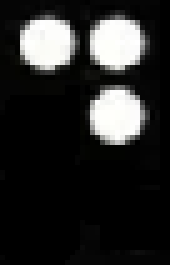
#> input picture Principal/alfabeto/d.png, 34 x 53 px (shown 5 times larger); its folder holds only this picture in this run
$ python main.py
#> lines starting #> are read from the running program, lines starting #| are printed output that depends on the picture; after the words box and inside, x2 and y2 are one past the last pixel; in counts of white or black regions, pixels touching at a corner belong together
#> the answer given: alfabeto/d.png
#> in main, img is the input picture: shape (53, 34, 4); mean R, G, B, A 40.9, 41, 40.4, 255
#> the answer given: 100
#> the answer given: 3
#> the answer given: 3
#> the answer given: 3
### Principal/preProcess.py
import numpy as np
from skimage import morphology

# ajusta o padding das imagens para possuirem o mesmo tamanho
# [21 lines left out: function equal_size, not called in this run]

# converte uma imagem RGB para escala de cinza (matriz 2d)
def convert_gray_scale(img):
    if len(img) == 2:
        return img

    gray_img = img.sum(axis=2) / 3
    return gray_img.astype(np.uint8)
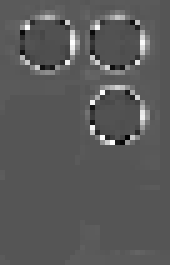
#> returned value: shape (53, 34) (shown 5 times larger); min 1, max 255, mean 89.6

# retorna o complemento de uma imagem binária passada
# [4 lines left out: function complement, not called in this run]

# aplica uma linearização da imagem
def linearization(img, t0):
    # otimiza t0
#> called with t0 = 127
    while True:
        # 2 grupos da imagem e suas intensidades médias de acordo com t
        g1 = np.where(img > t0)
        g2 = np.where(img <= t0)

        u1 = np.mean(img[g1])
        u2 = np.mean(img[g2])

        t1 = (u1 + u2) / 2 # calcula o novo t

        # fim da otimização
        if abs(t0 - t1) < 0.5:
            t1 = int(t1)
            break

        t0 = t1
#> this loop made 5 passes
#> (g1, g2, u1, u2, t1) on pass 5: (69 positions, rows 3 to 28, columns 4 to 29, 1733 positions, rows 0 to 52, columns 0 to 33, 189.6, 85.63, 137)
#> (g1, g2, u1, u2, t1, t0) on passes 1 to 4: (80 positions, rows 3 to 28, columns 4 to 29, 1722 positions, rows 0 to 52, columns 0 to 33, 181.8, 85.32, 133.6, 133.6), (75 positions, rows 3 to 28, columns 4 to 29, 1727 positions, rows 0 to 52, columns 0 to 33, 185.2, 85.46, 135.3, 135.3), (72 positions, rows 3 to 28, columns 4 to 29, 1730 positions, rows 0 to 52, columns 0 to 33, 187.3, 85.54, 136.4, 136.4), (69 positions, rows 3 to 28, columns 4 to 29, 1733 positions, rows 0 to 52, columns 0 to 33, 189.6, 85.63, 137.6, 137.6)

    # com o t otimizado, aplica a linearização
    ind = np.where(img > t1)
#> ind = 69 positions, rows 3 to 28, columns 4 to 29
    binary = np.zeros(img.shape).astype(np.uint8)
    binary[ind] = 1

    return binary

# faz o pré-processamento da imagem para evidenciar os pontos desejados
def pre_process(img, threshold=127, point_size=3.4):

    # conversão para escala de cinza e binarização
    proc_img = convert_gray_scale(img)
    proc_img = linearization(proc_img, threshold)
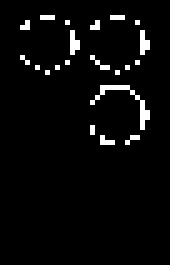
#> proc_img: shape (53, 34) (shown 5 times larger); values 0 (black) and 1 (white), 3.8% white in thin lines or dots, all inside (x1, y1, x2, y2) = (4, 3, 30, 29)

    # inverte a imagem se necessário para a maioria dos pixels serem 0
    img_size = img.shape[0] * img.shape[1]
#> img_size = 1802
    if np.count_nonzero(proc_img) > img_size // 2:
        proc_img = complement(proc_img)

    # reduz as irregularidades nos pixels dos pontos identificados
    proc_img = morphology.closing(proc_img, morphology.disk(point_size*0.7)) # reduz os buracos internos
#> proc_img: shape (53, 34); every value is 1
    proc_img = morphology.opening(proc_img, morphology.disk(point_size*0.7)) # reduz os vales nas bordas

    # ajusta os formatos dos pontos para ficarem mais circulares
    if point_size >= 2.5:
        proc_img = morphology.skeletonize(proc_img).astype(np.uint8)
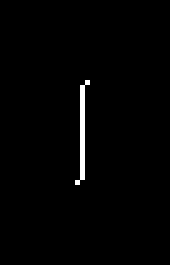
#> proc_img: shape (53, 34) (shown 5 times larger); values 0 (black) and 1 (white), 1.2% white in thin lines or dots, all inside (x1, y1, x2, y2) = (15, 16, 18, 37)
        proc_img = morphology.dilation(proc_img, morphology.disk(point_size))

    proc_img = np.pad(proc_img, 1, 'constant') # aplica padding de 0 para auxiliar na segmentação
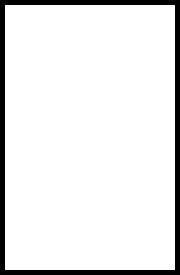
#> proc_img: shape (55, 36) (shown 5 times larger); values 0 (black) and 1 (white), 91% white; black in thin lines or dots
    proc_img[proc_img == 1] = 255
#> proc_img: shape (55, 36); 91% white; black in thin lines or dots
    return proc_img

### Principal/getLetters.py
import numpy as np

# retorna os limites de início e fim das linhas
def def_vertical_points(img, tolerance, j_lines):
    # variáveis base
    limits = []
    y = 0

    # intera sobre toda imagem verticalmente
    while y < img.shape[0]:
        lim = []
        # encontra a borda de cima da linha
        while y < img.shape[0] and np.count_nonzero(img[y,:]) <= tolerance * img.shape[1]:
            y += 1

        if y >= img.shape[0]:
            break

        lim.append(y-1)

        # encontra a borda de baixo da linha
        count = 0
        while count <= j_lines and y < img.shape[0]:
            if np.count_nonzero(img[y,:]) <= tolerance * img.shape[1]:
                count += 1
            else:
                count = 0
            y += 1

        lim.append(y-1)
        limits.append(lim)

    return limits

# retorna os limites de início e fim das letras na linha
def def_horizontal_points(img_line, tolerance, j_columns):
    # variáveis base
    limits = []
    x = 0

    # intera sobre toda linha horizontalmente
    while x < img_line.shape[1]:
        lim = []
        # encontra a borda da esquerda da letra
        while x < img_line.shape[1] and np.count_nonzero(img_line[:,x]) <= tolerance * img_line.shape[0]:
            x += 1

        if x >= img_line.shape[1]:
            break

        lim.append(x-1)

        # encontra a borda da direita da letra
        count = 0
        while count <= j_columns and x < img_line.shape[1]:
            if np.count_nonzero(img_line[:,x]) <= tolerance * img_line.shape[0]:
                count += 1
            else:
                count = 0
            x += 1

        lim.append(x-1)
        limits.append(lim)

    return limits

# separa, da imagem passada, todas as letras em braile presentes
def get_img_letters(img, tolerance, j_lines, j_columns, word_space):

    # extração das imagens das linhas
    lim_y = def_vertical_points(img, tolerance, j_lines)
    lines_img = []

    for i in range(len(lim_y)):
        lines_img.append(img[lim_y[i][0] : lim_y[i][1], :])

    # extração das imagens das letras e do tamanho das palavras
    letters_imgs = []
    words_len = []
    letter_count = 0

    for line in lines_img:
        # para cada imagem de linha, divide-a em letras
        lim_x = def_horizontal_points(line, tolerance, j_columns)

        for i in range(len(lim_x)):
            letters_imgs.append(line[:, lim_x[i][0] : lim_x[i][1]])

            # se possui espaço suficiente entre as letras para considerar uma nova palavra
            if i > 0 and lim_x[i][0] - lim_x[i-1][1] > j_columns * word_space:
                words_len.append(letter_count)
                letter_count = 1
            else:
                letter_count += 1

        # cada linha nova considera uma nova palavra
        words_len.append(letter_count)
        letter_count = 0

    return letters_imgs, words_len

### Principal/segment.py
import numpy as np
from getLetters import get_img_letters

# segmentador interativo das letras em braile
class Segment_letters:
    # construtor para inicializar a imagem e os parâmetros de segmentação
    def __init__(self, img, min_percent_pixels=0.01, space_rows=10, space_columns=8, space_words=1):
        self.img = img
        self.imgs = []
        self.words_len = []

        # variáveis para a segmentação
        self.min_percent_pixels = min_percent_pixels
        self.space_words = space_words

        # variáveis sujeitas a otimização
        self.space_columns = space_columns
        self.space_rows = space_rows

    # identifica e pega as sub-imagens das letras presentes na imagem de acordo com os parâmetros de segmentação
    def _segment_letters(self):
        self.imgs, self.words_len = get_img_letters(
            self.img, self.min_percent_pixels, self.space_rows, self.space_columns, self.space_words
        )

    # retorna o quociente entre os tamanhos das sub-imagens
    def _get_quotient_sizes(self, axis=0):
        sizes = []
        for img in self.imgs:
            sizes.append(img.shape[axis])

        sizes = np.array(sizes)
        all_score = np.min(sizes) / np.max(sizes)
        min_score = np.min(sizes) / np.median(sizes)
        max_score = np.median(sizes) / np.max(sizes)

        # se os valores estão próximos de 1, então os tamanhos são similares
        # se os valores estão próximos de 0, então os tamanhos são bastante distintos
        return all_score, min_score, max_score


    # faz a otimização dos parâmetros da segmentação de forma interativa
    def train_parameters(self, max_interactions=10, min_score=0.7):

#> called with max_interactions = 3, min_score = 0.7
        for i in range(max_interactions):
            self._segment_letters()

            # obtém os scores para a otimização
            all_hor, min_hor, max_hor = self._get_quotient_sizes(1)
            all_vert, min_vert, max_vert = self._get_quotient_sizes(0)

            # se não precisa mais otimizar
            if all_vert >= min_score and all_hor >= min_score:
                break

            # para o espaço entre as linhas
            if all_vert < min_score:
                if min_vert < max_vert:
                    self.space_rows += int(3 * (1 - min_vert))
                elif self.space_rows > 1:
                    self.space_rows -= int(3 * (1 - max_vert))

            # para o espaço entre as palavras
            if all_hor < min_score:
                if min_hor < max_hor:
                    self.space_columns += int(3 * (1 - min_hor))
                elif self.space_columns > 1:
                    self.space_columns -= int(3 * (1 - max_hor))
#> this loop made 1 pass

    # aplica a segmentação da imagem retornando suas letras contidas (fazer isso depois do treino)
    def segment_image(self):
        self._segment_letters()
#> the loop in get_img_letters (call 2), `for i in range(len(lim_y)):` made 1 pass
#> the loop in get_img_letters (call 2), `for line in lines_img:` made 1 pass
#> (lim_x, letter_count) on pass 1: ([[0, 35]], 0)
        return self.imgs, self.words_len

    # muda a imagem a ser segmentada sem mudar os parâmetros já treinados (a não ser que os treine novamente)
    def set_new_img(self, new_img):
        self.img = new_img

### Principal/trad_letters.py
import imageio
from preProcess import *

# lê e retorna as imagens das letras do alfabeto
def alfabet():
    imgs = []

    for i in range(ord('a'), ord('z')+1):
        letter = imageio.imread('alfabeto/{}.png'.format(chr(i)))
        letter_2d = convert_gray_scale(letter)
        letter_b = linearization(letter_2d, 127)
        imgs.append(letter_b)

    return imgs

# calcula a matriz de co-ocorrência dado uma imagem e uma posição de pixel relativa
# [27 lines left out: functions co_occurrence_matrix, haralick_descriptors, not called in this run]

# faz comparação pixel a pixel entre as imagens passadas
def pixel_difference(img1, img2):
    MSE = np.square(np.subtract(img1, img2)).mean()
    return np.sqrt(MSE)

# calcula a distância euclidiana entre p1 e p2
def euclidean_distance(p1, p2):
    return np.sqrt( np.sum(np.square(np.array(p1) - np.array(p2))) )

# normaliza os valores do array passado para estar no intervalo [0, maxVal]
# [45 lines left out: functions normalize, traduce, not called in this run]

### Principal/main.py
import imageio
from preProcess import pre_process
from segment import Segment_letters
from trad_letters import  *

def main():
    # leitura dos parâmetros
    filename = str(input('Diretório da imagem: '))
    try:
        img = imageio.imread(filename)
    except:
        print('Não foi possível abrir a imagem')
        return

    point_size = float(input('Tamanho estimado dos pontos: '))
    word_space = float(input('Distância entre as palavras (em n° de pontos): '))
    num_inter = int(input('Número máximo de interações: '))
    count = int(input('Número dos elementos a comparar na tradução: '))

    # pré processamento da imagem
    proc_img = pre_process(img, 127, point_size)

    # segmentação das letras
    seg = Segment_letters(proc_img, 0.01, int(2.5*point_size), int(2.3*point_size), word_space)
    seg.train_parameters(num_inter, 0.7)
    imgs, words_len = seg.segment_image()
#> imgs = 1 item; words_len = [1]
    print('\nTamanho das palavras: ' + str(words_len)) # mostra o tamanho de cada palavra na frase total
#| Tamanho das palavras: [1]

    # leitura das letras do alfabeto como referência
    alf_letters = alfabet()

    # cálculo dos descritores de haralick das letras do alfabeto
    rel_pos = [1,1]
    desc_alf_letters = []
    for letter in alf_letters:
        co_matrix = co_occurrence_matrix(letter, rel_pos)
        desc_alf_letters.append( haralick_descriptors(co_matrix) )

    # salva a imagem processada, as imagens das letras segmentadas e as traduz
    letters = []
    imageio.imwrite('proc_img.jpg', proc_img)
    for i, letter in enumerate(imgs):
        imageio.imwrite('letters/{}.jpg'.format(i), letter)
        letters.append( traduce(letter, alf_letters, desc_alf_letters, rel_pos, count) )

    # forma a frase de acordo com as letras traduzidas e os tamanhos das palavras
    phrase = ''
    count_space = 0
    pos_space = 0
    for i in range(len(letters)):
        if count_space < len(words_len)-1 and i == words_len[count_space] + pos_space:
            phrase += ' '
            pos_space += words_len[count_space]
            count_space += 1

        phrase += letters[i]

    # resultado final
    print(phrase)

#> (the run stopped early here; a loop or call above may not have finished)

$ run again, on Principal/alfabeto/h.png
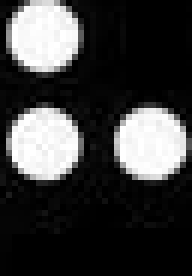
#> input picture Principal/alfabeto/h.png, 32 x 46 px (shown 6 times larger)
#> in main, img is the input picture: shape (46, 32, 3); min 0, max 255, mean 61
#> the loop in linearization, `while True:` made 2 passes
#> (g1, g2, u1, u2, t1) on pass 2: (347 positions, rows 0 to 29, columns 1 to 30, 1125 positions, rows 0 to 45, columns 0 to 31, 236.8, 6.82, 121)
#> ind = 348 positions, rows 0 to 29, columns 1 to 30
#> in pre_process, `proc_img = linearization(proc_img, threshold)`:
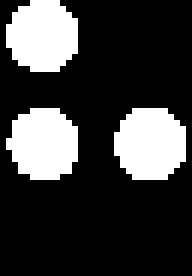
#> proc_img: shape (46, 32) (shown 6 times larger); values 0 (black) and 1 (white), 23.6% white; 3 white regions, box (x1, y1, x2, y2) and area: (19, 18, 31, 30) 118, (1, 0, 13, 12) 116, (1, 18, 13, 30) 114
#> in pre_process, `proc_img = np.pad(proc_img, 1, 'constant')`:
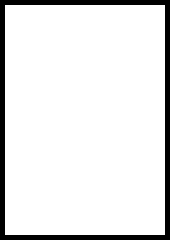
#> proc_img: shape (48, 34) (shown 5 times larger); values 0 (black) and 1 (white), 90.2% white; black in thin lines or dots
#> the loop in train_parameters, `for i in range(max_interactions):` made 1 pass
#> the loop in get_img_letters (call 2), `for i in range(len(lim_y)):` made 1 pass
#> the loop in get_img_letters (call 2), `for line in lines_img:` made 1 pass
#> (lim_x, letter_count) on pass 1: ([[0, 33]], 0)
#> in main, `imgs, words_len = seg.segment_image()`: imgs = 1 item; words_len = [1]
#| Tamanho das palavras: [1]

$ run again, on Principal/alfabeto/j.png
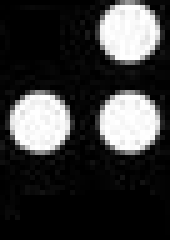
#> input picture Principal/alfabeto/j.png, 34 x 48 px (shown 5 times larger)
#> in main, img is the input picture: shape (48, 34, 3); min 0, max 255, mean 56.4
#> the loop in linearization, `while True:` made 3 passes
#> (g1, g2, u1, u2, t1) on pass 3: (352 positions, rows 0 to 30, columns 2 to 31, 1280 positions, rows 0 to 47, columns 0 to 33, 235.7, 7.03, 121)
#> ind = 352 positions, rows 0 to 30, columns 2 to 31
#> in pre_process, `proc_img = linearization(proc_img, threshold)`:
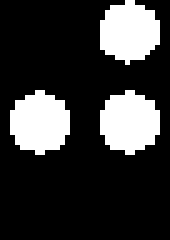
#> proc_img: shape (48, 34) (shown 5 times larger); values 0 (black) and 1 (white), 21.6% white; 3 white regions, box (x1, y1, x2, y2) and area: (2, 18, 14, 31) 118, (20, 18, 32, 31) 118, (20, 0, 32, 13) 116
#> in pre_process, `proc_img = morphology.skeletonize(proc_img).astype(np.uint8)`:
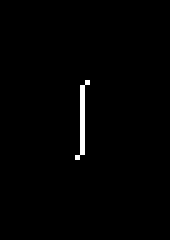
#> proc_img: shape (48, 34) (shown 5 times larger); values 0 (black) and 1 (white), 0.98% white in thin lines or dots, all inside (x1, y1, x2, y2) = (15, 16, 18, 32)
#> the loop in train_parameters, `for i in range(max_interactions):` made 1 pass
#> the loop in get_img_letters (call 2), `for i in range(len(lim_y)):` made 1 pass
#> the loop in get_img_letters (call 2), `for line in lines_img:` made 1 pass
#> (lim_x, letter_count) on pass 1: ([[0, 35]], 0)
#> in main, `imgs, words_len = seg.segment_image()`: imgs = 1 item; words_len = [1]
#| Tamanho das palavras: [1]

$ run again, on Principal/alfabeto/l.png
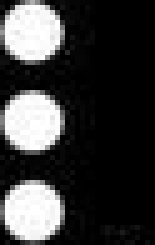
#> input picture Principal/alfabeto/l.png, 31 x 49 px (shown 5 times larger)
#> in main, img is the input picture: shape (49, 31, 3); min 0, max 255, mean 59
#> the loop in linearization, `while True:` made 2 passes
#> (g1, g2, u1, u2, t1) on pass 2: (345 positions, rows 0 to 47, columns 0 to 12, 1174 positions, rows 0 to 48, columns 0 to 30, 237.2, 6.67, 121)
#> ind = 345 positions, rows 0 to 47, columns 0 to 12
#> in pre_process, `proc_img = linearization(proc_img, threshold)`:
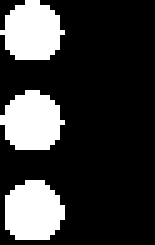
#> proc_img: shape (49, 31) (shown 5 times larger); values 0 (black) and 1 (white), 22.7% white; 3 white regions, box (x1, y1, x2, y2) and area: (1, 36, 13, 48) 116, (0, 18, 13, 30) 115, (0, 0, 13, 12) 114
#> in pre_process, `proc_img = np.pad(proc_img, 1, 'constant')`:
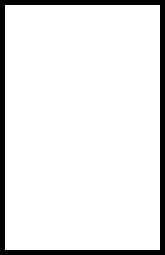
#> proc_img: shape (51, 33) (shown 5 times larger); values 0 (black) and 1 (white), 90.3% white; black in thin lines or dots
#> the loop in train_parameters, `for i in range(max_interactions):` made 1 pass
#> the loop in get_img_letters (call 2), `for i in range(len(lim_y)):` made 1 pass
#> the loop in get_img_letters (call 2), `for line in lines_img:` made 1 pass
#> (lim_x, letter_count) on pass 1: ([[0, 32]], 0)
#> in main, `imgs, words_len = seg.segment_image()`: imgs = 1 item; words_len = [1]
#| Tamanho das palavras: [1]

$ run again, on Principal/alfabeto/e.png
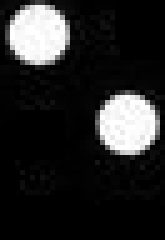
#> input picture Principal/alfabeto/e.png, 33 x 48 px (shown 5 times larger)
#> in main, img is the input picture: shape (48, 33, 3); min 0, max 255, mean 38.6
#> the loop in linearization, `while True:` made 3 passes
#> (g1, g2, u1, u2, t1) on pass 3: (232 positions, rows 1 to 30, columns 2 to 31, 1352 positions, rows 0 to 47, columns 0 to 32, 236.2, 4.67, 120)
#> ind = 232 positions, rows 1 to 30, columns 2 to 31
#> in pre_process, `proc_img = morphology.skeletonize(proc_img).astype(np.uint8)`:
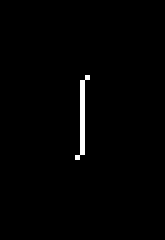
#> proc_img: shape (48, 33) (shown 5 times larger); values 0 (black) and 1 (white), 1.1% white in thin lines or dots, all inside (x1, y1, x2, y2) = (15, 15, 18, 32)
#> the loop in train_parameters, `for i in range(max_interactions):` made 1 pass
#> the loop in get_img_letters (call 2), `for i in range(len(lim_y)):` made 1 pass
#> the loop in get_img_letters (call 2), `for line in lines_img:` made 1 pass
#> (lim_x, letter_count) on pass 1: ([[0, 34]], 0)
#> in main, `imgs, words_len = seg.segment_image()`: imgs = 1 item; words_len = [1]
#| Tamanho das palavras: [1]
